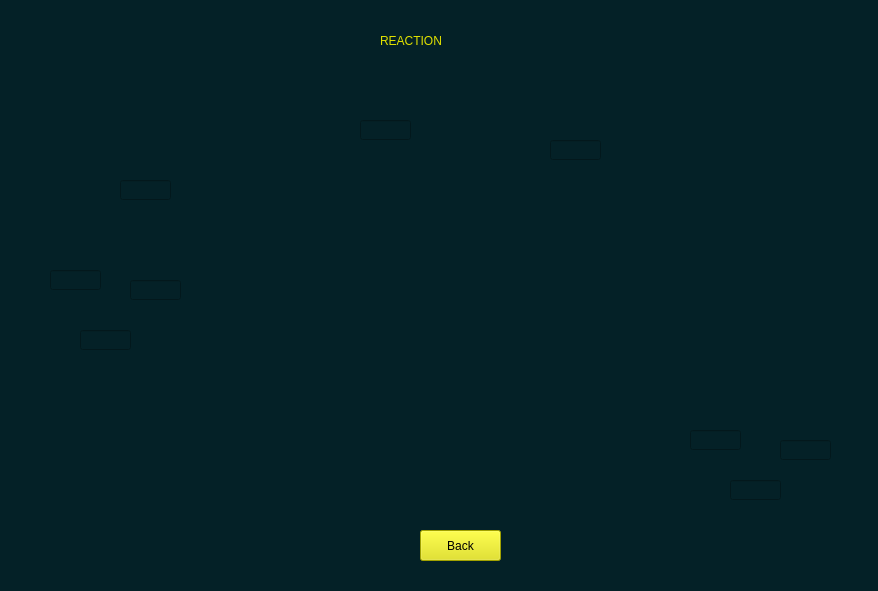
<?xml version="1.0" encoding="UTF-8"?>
<ui version="4.0">
 <class>Form</class>
 <widget class="QWidget" name="Form">
  <property name="geometry">
   <rect>
    <x>0</x>
    <y>0</y>
    <width>878</width>
    <height>591</height>
   </rect>
  </property>
  <property name="minimumSize">
   <size>
    <width>878</width>
    <height>591</height>
   </size>
  </property>
  <property name="maximumSize">
   <size>
    <width>878</width>
    <height>591</height>
   </size>
  </property>
  <property name="windowTitle">
   <string>GRASP Result</string>
  </property>
  <property name="windowIcon">
   <iconset>
    <normaloff>images/icon.PNG</normaloff>images/icon.PNG</iconset>
  </property>
  <property name="styleSheet">
   <string notr="true">background-color: rgb(4, 33, 39);</string>
  </property>
  <widget class="QLabel" name="label_6">
   <property name="geometry">
    <rect>
     <x>380</x>
     <y>20</y>
     <width>111</width>
     <height>41</height>
    </rect>
   </property>
   <property name="styleSheet">
    <string notr="true">color: rgb(226, 226, 0);
font: 75 18pt &quot;Consolas&quot;;</string>
   </property>
   <property name="text">
    <string>REACTION</string>
   </property>
  </widget>
  <widget class="QLabel" name="label">
   <property name="geometry">
    <rect>
     <x>40</x>
     <y>110</y>
     <width>801</width>
     <height>391</height>
    </rect>
   </property>
   <property name="text">
    <string/>
   </property>
   <property name="pixmap">
    <pixmap>images/reaction1.png</pixmap>
   </property>
   <property name="scaledContents">
    <bool>true</bool>
   </property>
  </widget>
  <widget class="QLineEdit" name="lineEdit">
   <property name="geometry">
    <rect>
     <x>120</x>
     <y>180</y>
     <width>51</width>
     <height>20</height>
    </rect>
   </property>
   <property name="styleSheet">
    <string notr="true">color: rgb(255, 85, 255);</string>
   </property>
  </widget>
  <widget class="QLineEdit" name="lineEdit_2">
   <property name="geometry">
    <rect>
     <x>130</x>
     <y>280</y>
     <width>51</width>
     <height>20</height>
    </rect>
   </property>
   <property name="styleSheet">
    <string notr="true">color: rgb(255, 85, 255);</string>
   </property>
  </widget>
  <widget class="QLineEdit" name="lineEdit_3">
   <property name="geometry">
    <rect>
     <x>80</x>
     <y>330</y>
     <width>51</width>
     <height>20</height>
    </rect>
   </property>
   <property name="styleSheet">
    <string notr="true">color: rgb(255, 85, 255);</string>
   </property>
  </widget>
  <widget class="QLineEdit" name="lineEdit_4">
   <property name="geometry">
    <rect>
     <x>50</x>
     <y>270</y>
     <width>51</width>
     <height>20</height>
    </rect>
   </property>
   <property name="styleSheet">
    <string notr="true">color: rgb(255, 85, 255);</string>
   </property>
  </widget>
  <widget class="QLineEdit" name="lineEdit_5">
   <property name="geometry">
    <rect>
     <x>550</x>
     <y>140</y>
     <width>51</width>
     <height>20</height>
    </rect>
   </property>
   <property name="styleSheet">
    <string notr="true">color: rgb(255, 85, 255);</string>
   </property>
  </widget>
  <widget class="QLineEdit" name="lineEdit_6">
   <property name="geometry">
    <rect>
     <x>730</x>
     <y>480</y>
     <width>51</width>
     <height>20</height>
    </rect>
   </property>
   <property name="styleSheet">
    <string notr="true">color: rgb(255, 85, 255);</string>
   </property>
  </widget>
  <widget class="QLineEdit" name="lineEdit_7">
   <property name="geometry">
    <rect>
     <x>780</x>
     <y>440</y>
     <width>51</width>
     <height>20</height>
    </rect>
   </property>
   <property name="styleSheet">
    <string notr="true">color: rgb(255, 85, 255);</string>
   </property>
  </widget>
  <widget class="QLineEdit" name="lineEdit_8">
   <property name="geometry">
    <rect>
     <x>690</x>
     <y>430</y>
     <width>51</width>
     <height>20</height>
    </rect>
   </property>
   <property name="styleSheet">
    <string notr="true">color: rgb(255, 85, 255);</string>
   </property>
  </widget>
  <widget class="QLineEdit" name="lineEdit_9">
   <property name="geometry">
    <rect>
     <x>360</x>
     <y>120</y>
     <width>51</width>
     <height>20</height>
    </rect>
   </property>
   <property name="styleSheet">
    <string notr="true">color: rgb(255, 85, 255);</string>
   </property>
  </widget>
  <widget class="QPushButton" name="pushButton">
   <property name="geometry">
    <rect>
     <x>420</x>
     <y>530</y>
     <width>81</width>
     <height>31</height>
    </rect>
   </property>
   <property name="styleSheet">
    <string notr="true">background-color: rgb(226, 226, 0);
color: rgb(0, 0, 0);
font: 11pt &quot;Consolas&quot;;</string>
   </property>
   <property name="text">
    <string>Back</string>
   </property>
  </widget>
 </widget>
 <resources/>
 <connections/>
</ui>
